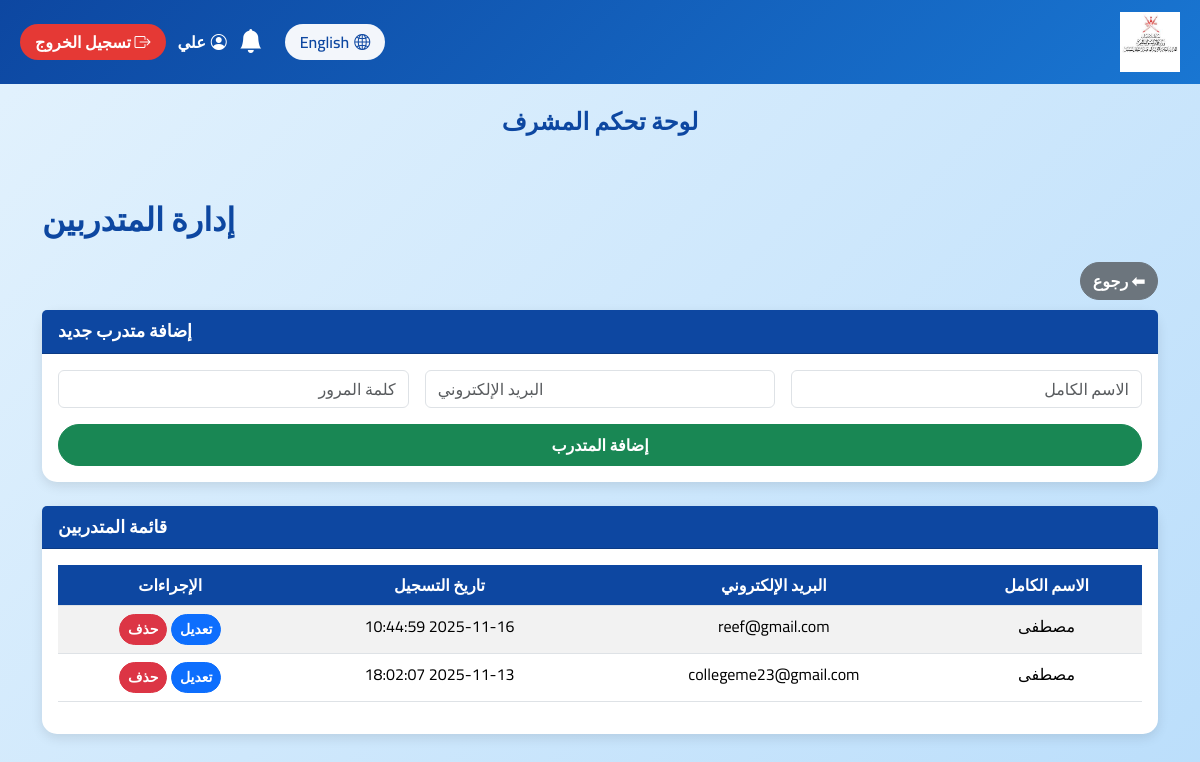
The app's page /admin/manage_users.php (signed in) with its own data.
### tables this page shows
CREATE TABLE `users` (
  `id` int(11) NOT NULL,
  `fullname` varchar(100) NOT NULL,
  `civil_id` varchar(20) DEFAULT NULL,
  `email` varchar(100) NOT NULL,
  `phone` varchar(20) DEFAULT NULL,
  `password` varchar(255) NOT NULL,
  `role` enum('admin','trainee') NOT NULL DEFAULT 'trainee',
  `preferred_lang` enum('ar','en') DEFAULT 'ar',
  `otp_code` varchar(10) DEFAULT NULL,
  `otp_expiry` datetime DEFAULT NULL,
  `created_at` timestamp NOT NULL DEFAULT current_timestamp(),
  `national_id` varchar(20) DEFAULT NULL,
  `university` varchar(100) DEFAULT NULL,
  `specialization` varchar(100) DEFAULT NULL,
  `education_status` enum('طالب','خريج') DEFAULT 'طالب'
);

### admin/manage_users.php (the view, shortened to what this page needs)
<?php
require '../config/db.php';
$lang_page = [
    'ar' => [
        'title' => "إدارة المتدربين",
        'add_new' => "إضافة متدرب جديد",
        'fullname' => "الاسم الكامل",
        'email' => "البريد الإلكتروني",
        'password' => "كلمة المرور",
        'add_btn' => "إضافة المتدرب",
        'list' => "قائمة المتدربين",
        'reg_date' => "تاريخ التسجيل",
        'actions' => "الإجراءات",
        'edit' => "تعديل",
        'delete' => "حذف",
        'delete_confirm' => "هل أنت متأكد من حذف المتدرب؟",
        'no_trainees' => "لا يوجد متدربين حتى الآن.",
        'error_email' => "هذا البريد الإلكتروني مسجل مسبقاً.",
        'success_add' => "تم إضافة المتدرب بنجاح!",
        'success_delete' => "تم حذف المتدرب بنجاح!"
    ],
    'en' => [
        'title' => "Trainee Management",
        'add_new' => "Add New Trainee",
        'fullname' => "Full Name",
        'email' => "Email",
        'password' => "Password",
        'add_btn' => "Add Trainee",
        'list' => "Trainees List",
        'reg_date' => "Registration Date",
        'actions' => "Actions",
        'edit' => "Edit",
        'delete' => "Delete",
        'delete_confirm' => "Are you sure you want to delete this trainee?",
        'no_trainees' => "No trainees found.",
        'error_email' => "Email already exists.",
        'success_add' => "Trainee added successfully!",
        'success_delete' => "Trainee deleted successfully!"
    ]
];
$stmt2 = $pdo->query("SELECT * FROM users WHERE role='trainee' ORDER BY created_at DESC");
$trainees = $stmt2->fetchAll();
include '../inc/admin_header.php';
?>
<div class="container">
    <h2 class="mb-4 text-end"><?= $lang_page[$current]['title'] ?></h2>
<div style="margin: 10px 0;">
    <button onclick="history.back();" class="btn btn-secondary">
        ⬅ رجوع
    </button>
</div>
    <div class="card mb-4">
        <div class="card-header text-end"><?= $lang_page[$current]['add_new'] ?></div>
        <div class="card-body text-end">
            <form method="POST" class="row g-3 text-end">
                <div class="col-md-4">
                    <input type="text" name="fullname" class="form-control" placeholder="<?= $lang_page[$current]['fullname'] ?>" required>
                </div>
                <div class="col-md-4">
                    <input type="email" name="email" class="form-control" placeholder="<?= $lang_page[$current]['email'] ?>" required>
                </div>
                <div class="col-md-4">
                    <input type="password" name="password" class="form-control" placeholder="<?= $lang_page[$current]['password'] ?>" required>
                </div>
                <div class="col-12">
                    <button type="submit" name="add_user" class="btn btn-success w-100 py-2">
                        <?= $lang_page[$current]['add_btn'] ?>
                    </button>
                </div>
            </form>
        </div>
    </div>
    <div class="card">
        <div class="card-header text-end"><?= $lang_page[$current]['list'] ?></div>
        <div class="card-body text-end">
            <table class="table table-striped">
                <thead>
                    <tr>
                        <th><?= $lang_page[$current]['fullname'] ?></th>
                        <th><?= $lang_page[$current]['email'] ?></th>
                        <th><?= $lang_page[$current]['reg_date'] ?></th>
                        <th><?= $lang_page[$current]['actions'] ?></th>
                    </tr>
                </thead>
                <tbody>
                    <?php foreach($trainees as $t): ?>
                        <tr>
                            <td><?= htmlspecialchars($t['fullname']) ?></td>
                            <td><?= htmlspecialchars($t['email']) ?></td>
                            <td><?= htmlspecialchars($t['created_at']) ?></td>
                            <td>
                                <a href="edit_user.php?id=<?= $t['id'] ?>" class="btn btn-primary btn-sm">
                                    <?= $lang_page[$current]['edit'] ?>
                                </a>
                                <a href="?delete=<?= $t['id'] ?>"
                                   class="btn btn-danger btn-sm"
                                   onclick="return confirm('<?= $lang_page[$current]['delete_confirm'] ?>');">
                                    <?= $lang_page[$current]['delete'] ?>
                                </a>
                            </td>
                        </tr>
                    <?php endforeach; ?>
                </tbody>
            </table>
        </div>
    </div>
</div>
<?php include '../inc/footer.php'; ?>

### inc/admin_header.php (style rules this page uses)
body { font-family:'Cairo',sans-serif;background:linear-gradient(135deg,#e3f2fd,#bbdefb);margin:0;min-height:100vh; }

### admin/manage_users.php (style rules this page uses)
body { font-family: 'Cairo', sans-serif; background-color: #f4f6f9; }
.container { margin-top: 60px; }
h2 { color: #0d47a1; font-weight: 700; }
.card { border-radius: 15px; box-shadow: 0 4px 12px rgba(0,0,0,0.1); border: none; }
.card-header { background: #0d47a1; color: #fff; font-weight: bold; font-size: 1.1rem; border-top-left-radius: 15px; border-top-right-radius: 15px; }
.btn { border-radius: 50px; font-weight: bold; }
.table th { background-color: #0d47a1; color: #fff; text-align: center; }
.table td { text-align: center; }

### records on screen
users: fullname "مصطفى", email "reef@gmail.com", created_at "2025-11-16 10:44:59"
users: fullname "مصطفى", email "collegeme23@gmail.com", created_at "2025-11-13 18:02:07"

### other values on screen
$_SESSION['fullname'] "علي"
$lang[$current]['logout'] "تسجيل الخروج"
$lang[$current]['title'] "لوحة تحكم المشرف"
$lang_page[$current]['title'] "إدارة المتدربين"
$lang_page[$current]['add_new'] "إضافة متدرب جديد"
$lang_page[$current]['add_btn'] "إضافة المتدرب"
$lang_page[$current]['list'] "قائمة المتدربين"
$lang_page[$current]['fullname'] "الاسم الكامل"
$lang_page[$current]['email'] "البريد الإلكتروني"
$lang_page[$current]['reg_date'] "تاريخ التسجيل"
$lang_page[$current]['actions'] "الإجراءات"
